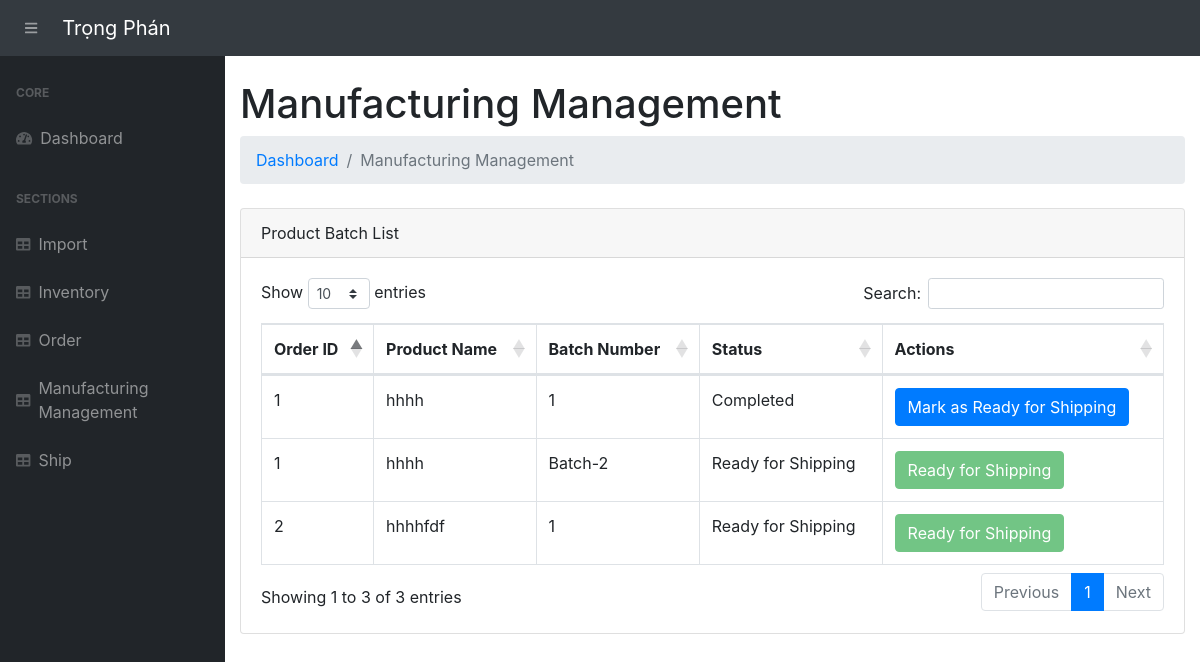
Page /manufacturing-management/ on the committed database.
### app.py (models this page shows, shortened)
class ProductBatch(db.Model):
    __tablename__ = 'product_batches'
    batch_id = db.Column(db.Integer, primary_key=True)
    batch_number = db.Column(db.String(50), nullable=False)
    category = db.Column(db.String(100))
    order_detail_id = db.Column(db.Integer, db.ForeignKey('order_details.order_detail_id'))
    order_detail = db.relationship('OrderDetail', backref='product_batches')
    quantity_in_production = db.Column(db.Integer, default=0)
    quantity_completed = db.Column(db.Integer, default=0)
    quantity_ready_for_shipping = db.Column(db.Integer, default=0)
    manufacturing_status = db.Column(db.String(50), default='In Production')
    product_condition = db.Column(db.String(50), nullable=True)
    defect_reason = db.Column(db.String(255), nullable=True)
    transaction_date = db.Column(db.DateTime, default=vietnam_now)
    quantity_to_update=db.Column(db.Integer, default=0)
    imports = db.relationship('Import', secondary=product_batch_materials, backref='product_batches')

class OrderDetail(db.Model):
    __tablename__ = 'order_details'
    order_detail_id = db.Column(db.Integer, primary_key=True)
    order_id = db.Column(db.Integer, db.ForeignKey('orders.order_id'))
    product_name = db.Column(db.String(100))
    product_price = db.Column(db.Float)
    quantity = db.Column(db.Integer)
    import_id = db.Column(db.Integer, db.ForeignKey('imports.import_id'))  # Import relation
    import_record = db.relationship('Import', backref='order_details', lazy=True)

### app.py (the view, shortened to what this page needs)
@app.route('/manufacturing-management/', methods=["GET", "POST"])
def manufacturing_management():
    product_batches = ProductBatch.query.all()
    inventories = Inventory.query.all()
    return render_template('manufacturing_management.html', product_batches=product_batches, inventories=inventories)

### templates/manufacturing_management.html (shortened to what this page needs)
{% extends 'base.html' %}
{% block content %}
<main>
    <div class="container-fluid">
        <h1 class="mt-4">Manufacturing Management</h1>
        <ol class="breadcrumb mb-4">
            <li class="breadcrumb-item"><a href="/">Dashboard</a></li>
            <li class="breadcrumb-item active">Manufacturing Management</li>
        </ol>
        <div class="card mb-4">
            <div class="card-header">Product Batch List</div>
            <div class="card-body">
                <table class="table table-bordered" id="dataTable" width="100%" cellspacing="0">
                    <thead>
                        <tr>
                            <th>Order ID</th>
                            <th>Product Name</th>
                            <th>Batch Number</th>
                            <th>Status</th>
                            <th>Actions</th>
                        </tr>
                    </thead>
                    <tbody>
                        {% for batch in product_batches %}
                            <tr>
                                <td>{{ batch.order_detail.order_id }}</td>
                                <td>{{ batch.order_detail.product_name }}</td>
                                <td>{{ batch.batch_number }}</td>
                                <td>{{ batch.manufacturing_status }}</td>
                                <td>
                                    {% if batch.manufacturing_status == "Completed" %}
                                        <form action="{{ url_for('manufacturing_management') }}" method="POST" style="display:inline;">
                                            <button type="submit" class="btn btn-primary">Mark as Ready for Shipping</button>
                                        </form>
                                    {% elif batch.manufacturing_status == "Ready for Shipping" %}
                                        <button class="btn btn-success" disabled>Ready for Shipping</button>
                                    {% elif batch.manufacturing_status == "Shipped" %}
                                        <button class="btn btn-secondary" disabled>Shipped</button>
                                    {% else %}
                                        <span class="text-muted">No status set</span>
                                    {% endif %}
                                </td>
                            </tr>
                        {% endfor %}
                    </tbody>
                </table>
            </div>
        </div>
    </div>
</main>
{% endblock %}

### rows in the picture
ProductBatch: order_detail.order_id "1", order_detail.product_name "hhhh", batch_number "1", manufacturing_status "Completed"
ProductBatch: order_detail.order_id "1", order_detail.product_name "hhhh", batch_number "Batch-2", manufacturing_status "Ready for Shipping"
ProductBatch: order_detail.order_id "2", order_detail.product_name "hhhhfdf", batch_number "1", manufacturing_status "Ready for Shipping"
